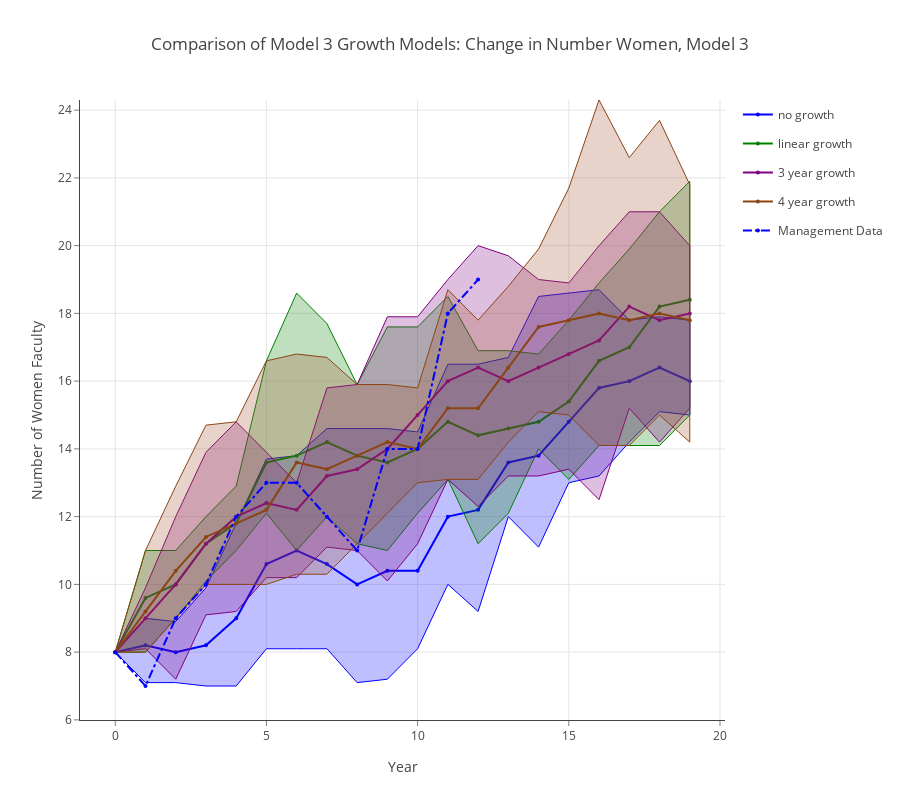

This figure's notebook cell:
### Markdown cell above
## Comparison of Model 3 Growth Models: Change in Number Women, Model 3

### Code cell
data = []
linecolors = ['rgb(0,0,255)', 'rgb(0,128,0)', 'rgb(128,0,128)', 'rgb(139,69,19)']
fillcolors = ['rgba(0,0,255,0.25)', 'rgba(0,128,0,0.25)', 'rgba(128,0,128,0.25)', 'rgba(160,82,45,0.25)']

for k,v in enumerate(results.mlist):
    data.append(go.Scatter(
        x=np.append(v.summary_matrix['yr'], v.summary_matrix['yr'].values[::-1]),
        y=np.append(v.summary_matrix['f_975'], v.summary_matrix['f_025'].values[::-1]),
        fill='tozerox',
        fillcolor=fillcolors[k],
        line=dict(color=linecolors[k],
                 width=1),
        legendgroup=legend_labels[k],
        showlegend=False,
        mode='lines',
        name=legend_labels[k],
    ))

    data.append(go.Scatter(
        x=v.summary_matrix['yr'],
        y=v.summary_matrix['f_avg'],
        line=dict(color=linecolors[k],
                 width=2),
        legendgroup=legend_labels[k],
        showlegend=True,
        marker=dict(
            size=4),
        mode='lines+markers',
        name=legend_labels[k],
    ))


data.append(go.Scatter(
    x=v.summary_matrix['yr'], 
    y=v.summary_matrix['act_f'],
    line=dict(color='blue',
             dash='dashdot'),
    name='Management Data',
    mode='lines+markers',
    marker=dict(
        size=4),

))
    
layout = go.Layout(
    title='Comparison of Model 3 Growth Models: Change in Number Women, Model 3',
    height=800,
    width=900,
    paper_bgcolor='rgb(255,255,255)',
    plot_bgcolor='rgb(255,255,255)',
    xaxis=dict(
        visible=True,
        title='Year',
        gridcolor='rgb(229,229,229)',
        showgrid=True,
        showline=True,
        showticklabels=True,
        tickcolor='rgb(127,127,127)',
        ticks='outside',
        zeroline=False
    ),
    yaxis=dict(
        title='Number of Women Faculty',
        gridcolor='rgb(229,229,229)',
        showgrid=True,
        showline=True,
        showticklabels=True,
        tickcolor='rgb(127,127,127)',
        ticks='outside',
        zeroline=False
    ),
)
fig = go.Figure(data=data, layout=layout)
plotly.offline.iplot(fig, filename= 'shaded_lines')

# export image for ingestion to pdf file.
if not os.path.exists('images'):
    os.mkdir('images')
pio.write_image(fig, 'images/change_in_number_women.png')

### Figure 1 — Plotly figure (JSON) as saved in the notebook; plotly's stock layout.template omitted (floating-point values rounded to 4 significant figures)
{"data": [{"fill": "tozerox", "fillcolor": "rgba(0,0,255,0.25)", "legendgroup": "no growth", "line": {"color": "rgb(0,0,255)", "width": 1}, "mode": "lines", "name": "no growth", "showlegend": false, "type": "scatter", "uid": "ffe77692-517d-4a9a-885c-63c0f450ce43", "x": [0, 1, 2, 3, 4, 5, 6, 7, 8, 9, 10, 11, 12, 13, 14, 15, 16, 17, 18, 19, 19, 18, 17, 16, 15, 14, 13, 12, 11, 10, 9, 8, 7, 6, 5, 4, 3, 2, 1, 0], "y": [8, 9, 8.9, 9.9, 11.8, 13.7, 13.8, 14.6, 14.6, 14.6, 14.5, 16.5, 16.5, 16.7, 18.5, 18.6, 18.7, 17.8, 17.9, 17.8, 15, 15.1, 14.2, 13.2, 13, 11.1, 12, 9.2, 10, 8.1, 7.2, 7.1, 8.1, 8.1, 8.1, 7, 7, 7.1, 7.1, 8]}, {"legendgroup": "no growth", "line": {"color": "rgb(0,0,255)", "width": 2}, "marker": {"size": 4}, "mode": "lines+markers", "name": "no growth", "showlegend": true, "type": "scatter", "uid": "5280b5ef-fd86-44b6-aaad-c885f4ebb1d5", "x": [0, 1, 2, 3, 4, 5, 6, 7, 8, 9, 10, 11, 12, 13, 14, 15, 16, 17, 18, 19], "y": [8, 8.2, 8, 8.2, 9, 10.6, 11, 10.6, 10, 10.4, 10.4, 12, 12.2, 13.6, 13.8, 14.8, 15.8, 16, 16.4, 16]}, {"fill": "tozerox", "fillcolor": "rgba(0,128,0,0.25)", "legendgroup": "linear growth", "line": {"color": "rgb(0,128,0)", "width": 1}, "mode": "lines", "name": "linear growth", "showlegend": false, "type": "scatter", "uid": "51566217-01a0-487d-a066-a53a107651f7", "x": [0, 1, 2, 3, 4, 5, 6, 7, 8, 9, 10, 11, 12, 13, 14, 15, 16, 17, 18, 19, 19, 18, 17, 16, 15, 14, 13, 12, 11, 10, 9, 8, 7, 6, 5, 4, 3, 2, 1, 0], "y": [8, 11, 11, 12, 12.9, 16.6, 18.6, 17.7, 15.9, 17.6, 17.6, 18.5, 16.9, 16.9, 16.8, 17.8, 18.9, 19.9, 21, 21.9, 15, 14.1, 14.1, 14.1, 13.1, 14, 12.1, 11.2, 13.1, 12.1, 11, 11.2, 12, 11, 12.1, 11, 10.1, 9, 8, 8]}, {"legendgroup": "linear growth", "line": {"color": "rgb(0,128,0)", "width": 2}, "marker": {"size": 4}, "mode": "lines+markers", "name": "linear growth", "showlegend": true, "type": "scatter", "uid": "ea38a956-3550-4d2d-8757-30ed0ba4bc89", "x": [0, 1, 2, 3, 4, 5, 6, 7, 8, 9, 10, 11, 12, 13, 14, 15, 16, 17, 18, 19], "y": [8, 9.6, 10, 11.2, 11.8, 13.6, 13.8, 14.2, 13.8, 13.6, 14, 14.8, 14.4, 14.6, 14.8, 15.4, 16.6, 17, 18.2, 18.4]}, {"fill": "tozerox", "fillcolor": "rgba(128,0,128,0.25)", "legendgroup": "3 year growth", "line": {"color": "rgb(128,0,128)", "width": 1}, "mode": "lines", "name": "3 year growth", "showlegend": false, "type": "scatter", "uid": "7c6f2aa5-c96e-414c-8160-67957812f031", "x": [0, 1, 2, 3, 4, 5, 6, 7, 8, 9, 10, 11, 12, 13, 14, 15, 16, 17, 18, 19, 19, 18, 17, 16, 15, 14, 13, 12, 11, 10, 9, 8, 7, 6, 5, 4, 3, 2, 1, 0], "y": [8, 9.9, 12, 13.9, 14.8, 13.9, 13, 15.8, 15.9, 17.9, 17.9, 19, 20, 19.7, 19, 18.9, 20, 21, 21, 20, 15.2, 14.2, 15.2, 12.5, 13.4, 13.2, 13.2, 12.3, 13.1, 11.2, 10.1, 11, 11.1, 10.2, 10.2, 9.2, 9.1, 7.2, 8.1, 8]}, {"legendgroup": "3 year growth", "line": {"color": "rgb(128,0,128)", "width": 2}, "marker": {"size": 4}, "mode": "lines+markers", "name": "3 year growth", "showlegend": true, "type": "scatter", "uid": "60df83b0-f230-4508-8701-0e5e9829c3c7", "x": [0, 1, 2, 3, 4, 5, 6, 7, 8, 9, 10, 11, 12, 13, 14, 15, 16, 17, 18, 19], "y": [8, 9, 10, 11.2, 12, 12.4, 12.2, 13.2, 13.4, 14, 15, 16, 16.4, 16, 16.4, 16.8, 17.2, 18.2, 17.8, 18]}, {"fill": "tozerox", "fillcolor": "rgba(160,82,45,0.25)", "legendgroup": "4 year growth", "line": {"color": "rgb(139,69,19)", "width": 1}, "mode": "lines", "name": "4 year growth", "showlegend": false, "type": "scatter", "uid": "29ee2a46-5189-4a4e-97a7-326196f63444", "x": [0, 1, 2, 3, 4, 5, 6, 7, 8, 9, 10, 11, 12, 13, 14, 15, 16, 17, 18, 19, 19, 18, 17, 16, 15, 14, 13, 12, 11, 10, 9, 8, 7, 6, 5, 4, 3, 2, 1, 0], "y": [8, 11, 12.9, 14.7, 14.8, 16.6, 16.8, 16.7, 15.9, 15.9, 15.8, 18.7, 17.8, 18.8, 19.9, 21.7, 24.3, 22.6, 23.7, 21.8, 14.2, 15, 14.1, 14.1, 15, 15.1, 14.2, 13.1, 13.1, 13, 12.1, 11.2, 10.3, 10.3, 10, 10, 10, 9, 8, 8]}, {"legendgroup": "4 year growth", "line": {"color": "rgb(139,69,19)", "width": 2}, "marker": {"size": 4}, "mode": "lines+markers", "name": "4 year growth", "showlegend": true, "type": "scatter", "uid": "01cf4b5c-7b7b-4214-a829-95fe6fe8fbd7", "x": [0, 1, 2, 3, 4, 5, 6, 7, 8, 9, 10, 11, 12, 13, 14, 15, 16, 17, 18, 19], "y": [8, 9.2, 10.4, 11.4, 11.8, 12.2, 13.6, 13.4, 13.8, 14.2, 14, 15.2, 15.2, 16.4, 17.6, 17.8, 18, 17.8, 18, 17.8]}, {"line": {"color": "blue", "dash": "dashdot"}, "marker": {"size": 4}, "mode": "lines+markers", "name": "Management Data", "type": "scatter", "uid": "ea288906-9fed-46c1-98cc-835797ab932f", "x": [0, 1, 2, 3, 4, 5, 6, 7, 8, 9, 10, 11, 12, 13, 14, 15, 16, 17, 18, 19], "y": [8, 7, 9, 10, 12, 13, 13, 12, 11, 14, 14, 18, 19, null, null, null, null, null, null, null]}], "layout": {"height": 800, "paper_bgcolor": "rgb(255,255,255)", "plot_bgcolor": "rgb(255,255,255)", "title": {"text": "Comparison of Model 3 Growth Models: Change in Number Women, Model 3"}, "width": 900, "xaxis": {"gridcolor": "rgb(229,229,229)", "showgrid": true, "showline": true, "showticklabels": true, "tickcolor": "rgb(127,127,127)", "ticks": "outside", "title": {"text": "Year"}, "visible": true, "zeroline": false}, "yaxis": {"gridcolor": "rgb(229,229,229)", "showgrid": true, "showline": true, "showticklabels": true, "tickcolor": "rgb(127,127,127)", "ticks": "outside", "title": {"text": "Number of Women Faculty"}, "zeroline": false}}}
